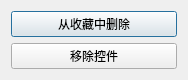
<?xml version="1.0" encoding="UTF-8"?>
<ui version="4.0">
 <class>Dialog</class>
 <widget class="QDialog" name="Dialog">
  <property name="geometry">
   <rect>
    <x>0</x>
    <y>0</y>
    <width>188</width>
    <height>70</height>
   </rect>
  </property>
  <property name="windowTitle">
   <string>Dialog</string>
  </property>
  <layout class="QGridLayout" name="gridLayout">
   <item row="0" column="0">
    <widget class="QPushButton" name="pushButton">
     <property name="text">
      <string>从收藏中删除</string>
     </property>
    </widget>
   </item>
   <item row="1" column="0">
    <widget class="QPushButton" name="pushButton_2">
     <property name="text">
      <string>移除控件</string>
     </property>
    </widget>
   </item>
  </layout>
 </widget>
 <resources/>
 <connections>
  <connection>
   <sender>pushButton</sender>
   <signal>clicked()</signal>
   <receiver>Dialog</receiver>
   <slot>on_remove_video()</slot>
   <hints>
    <hint type="sourcelabel">
     <x>73</x>
     <y>21</y>
    </hint>
    <hint type="destinationlabel">
     <x>89</x>
     <y>7</y>
    </hint>
   </hints>
  </connection>
  <connection>
   <sender>pushButton_2</sender>
   <signal>clicked()</signal>
   <receiver>Dialog</receiver>
   <slot>on_remove_widget()</slot>
   <hints>
    <hint type="sourcelabel">
     <x>108</x>
     <y>49</y>
    </hint>
    <hint type="destinationlabel">
     <x>139</x>
     <y>66</y>
    </hint>
   </hints>
  </connection>
 </connections>
 <slots>
  <slot>on_remove_video()</slot>
  <slot>on_remove_widget()</slot>
 </slots>
</ui>
